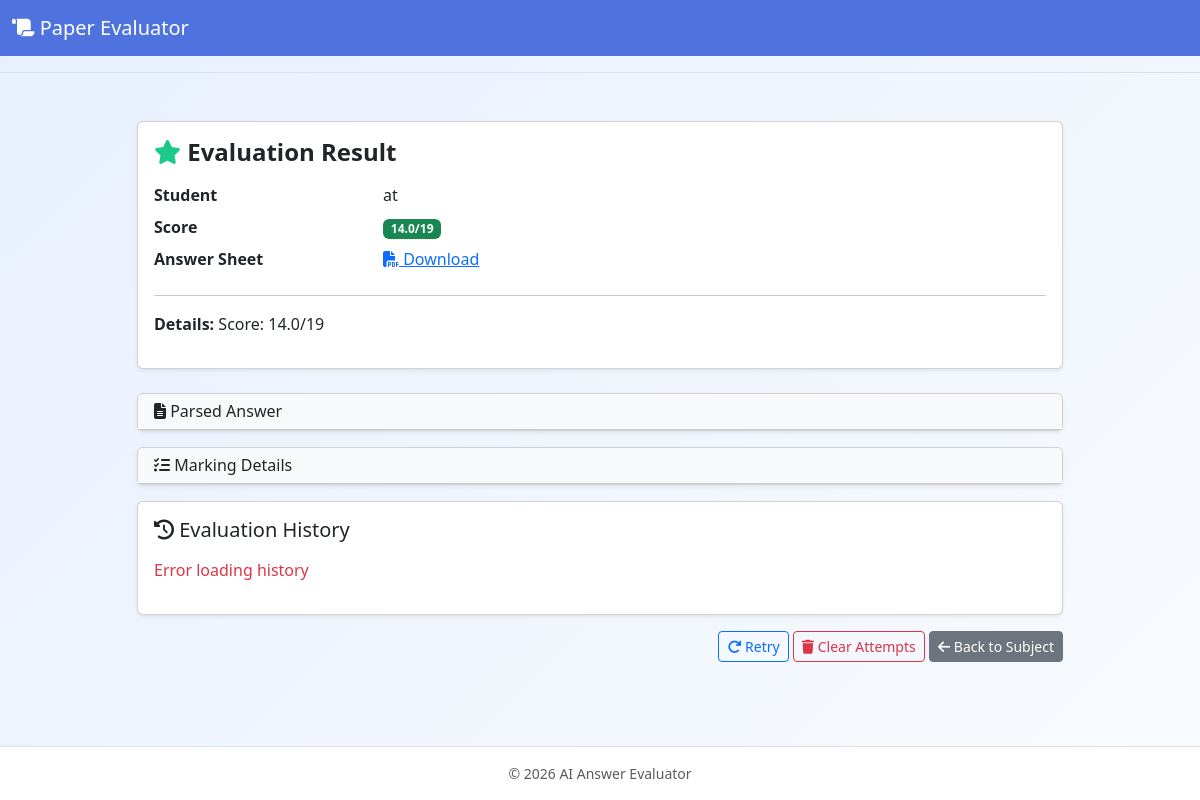
Page /result/2 on the committed database.
### server.py (models this page shows)
class Evaluation(db.Model):
    id = db.Column(db.Integer, primary_key=True)
    subject_id = db.Column(db.Integer, db.ForeignKey('subject.id'), nullable=False)
    student_name = db.Column(db.String(120))
    score = db.Column(db.String(100))
    answer_path = db.Column(db.String(500))
    created_at = db.Column(db.DateTime, default=lambda: datetime.now(timezone.utc))
    result_text = db.Column(db.Text)
    answer_parsing = db.Column(db.Text)  # parsed answer from student's PDF
    markings = db.Column(db.Text)  # LLM response with detailed markings (JSON)
    eval_history = db.Column(db.Text, default='[]')

### server.py (the view)
@app.route('/result/<int:eval_id>')
def show_result(eval_id):
    evaluation = Evaluation.query.get_or_404(eval_id)
    return render_template('evaluation_result.html', evaluation=evaluation)

### server.py (called while the page is built)
def now():
    return datetime.now(timezone.utc)

@app.context_processor
def inject_now():
    return {'now': now}

### templates/evaluation_result.html (shortened to what this page needs)
{% extends 'layout.html' %}
{% block content %}
<div class="row justify-content-center">
  <div class="col-md-10">
    <div class="card shadow-sm mb-4">
      <div class="card-body">
        <h4 class="card-title mb-3"><i class="fa-solid fa-star text-accent"></i> Evaluation Result</h4>
        <dl class="row">
          <dt class="col-sm-3">Student</dt><dd class="col-sm-9">{{ evaluation.student_name }}</dd>
          <dt class="col-sm-3">Score</dt><dd class="col-sm-9"><span class="badge bg-success">{{ evaluation.score }}</span></dd>
          <dt class="col-sm-3">Answer Sheet</dt><dd class="col-sm-9"><a href="{{ url_for('uploaded_file', filename=evaluation.answer_path) }}" target="_blank"><i class="fa-solid fa-file-pdf"></i> Download</a></dd>
        </dl>
        <hr>
        <p><strong>Details:</strong> {{ evaluation.result_text }}</p>
      </div>
    </div>
    {% if evaluation.answer_parsing %}
    <div class="card shadow-sm mb-3">
      <div class="card-header bg-light cursor-pointer" data-bs-toggle="collapse" data-bs-target="#answer-parsing" aria-expanded="false">
        <h6 class="mb-0"><i class="fa-solid fa-file-lines"></i> Parsed Answer</h6>
      </div>
    </div>
    {% endif %}
    {% if evaluation.markings %}
    <div class="card shadow-sm mb-3">
      <div class="card-header bg-light cursor-pointer" data-bs-toggle="collapse" data-bs-target="#markings" aria-expanded="false">
        <h6 class="mb-0"><i class="fa-solid fa-list-check"></i> Marking Details</h6>
      </div>
    </div>
    {% endif %}
    <div class="card shadow-sm">
      <div class="card-body">
        <h5 class="card-title mb-3"><i class="fa-solid fa-history"></i> Evaluation History</h5>
        <div id="history-container" class="list-group">
        </div>
      </div>
    </div>
    <div class="text-end mt-3">
      <button class="btn btn-outline-primary btn-sm retry-btn-result" data-eval-id="{{ evaluation.id }}" id="retry-result-btn">
        <i class="fa-solid fa-arrow-rotate-right"></i> Retry
      </button>
      <form method="post" action="{{ url_for('clear_attempts', eval_id=evaluation.id) }}" style="display:inline-block;" onsubmit="return confirm('Clear all attempts and reset the evaluation? This cannot be undone.');">
        <button class="btn btn-outline-danger btn-sm" type="submit">
          <i class="fa-solid fa-trash"></i> Clear Attempts
        </button>
      </form>
      <a href="{{ url_for('view_subject', subj_id=evaluation.subject_id) }}" class="btn btn-secondary btn-sm">
        <i class="fa-solid fa-arrow-left"></i> Back to Subject
      </a>
    </div>
  </div>
</div>
{% endblock %}

### static/css/style.css (style rules this page uses)
:root { --primary: #4e73df; --secondary: #f8f9fc; --accent: #1cc88a; --dark-text: #343a40; --light-text: #fff; }
* { box-sizing: border-box; }
body { font-family: 'Segoe UI', Roboto, Helvetica, Arial, sans-serif; background: linear-gradient(135deg, #e8f0fe 0%, #f8fbfe 100%); color: var(--dark-text); display: flex; flex-direction: column; min-height: 100vh; }
h3, h4 { font-weight: 600; }
.text-accent { color: var(--accent) !important; }
.card-header.cursor-pointer { user-select: none; transition: background-color 0.2s; }

### templates/evaluation_result.html (style rules this page uses)
.cursor-pointer { cursor: pointer; }

### rows in the picture
Evaluation: student_name "at", score "14.0/19", result_text "Score: 14.0/19"
